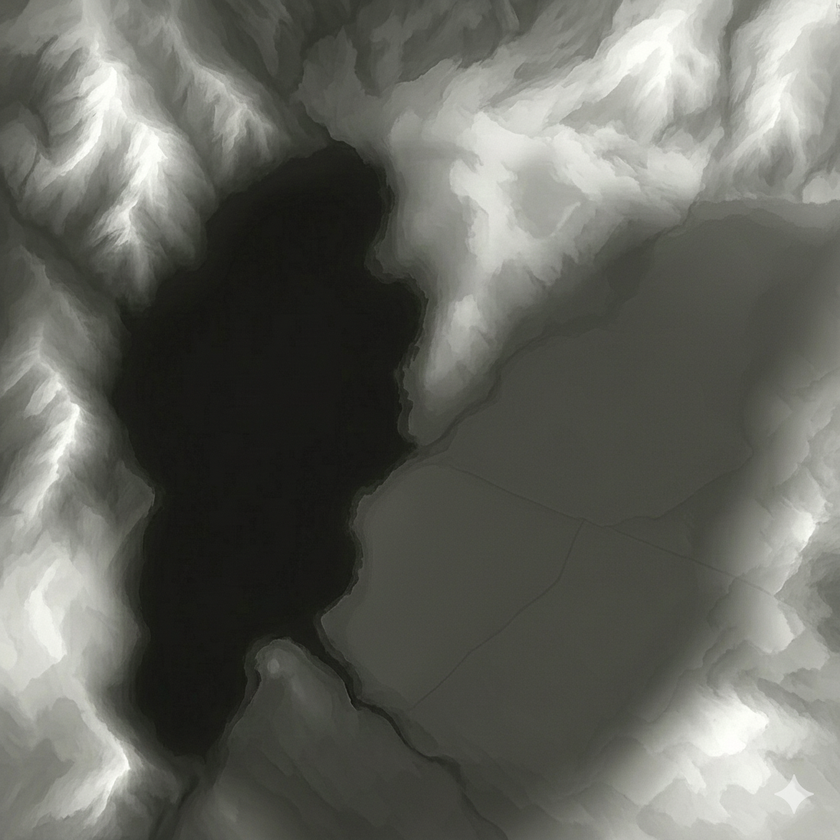
#> input picture images/input/perlin_noise.png, 840 x 840 px, shrunk from 1024 x 1024 before the run
$ python taille_image.py -i ../../images/input/perlin_noise.png -o out.png
#> lines starting #> are read from the running program, lines starting #| are printed output that depends on the picture
from PIL import Image
import numpy as np
import argparse

def pixeliser_image(input_path, output_path, n, m):

#> called with input_path = '../../images/input/perlin_noise.png', output_path = 'out.png', n = 256, m = 256
    img = Image.open(input_path).convert("RGB")
#> img is the input picture: PIL image 840x840 RGB; mean R, G, B 101.1, 102.1, 95.4
    width, height = img.size
#> width = 840; height = 840

    arr = np.array(img)


    block_w = width // n
#> block_w = 3
    block_h = height // m
#> block_h = 3


    pixel_img = Image.new("RGB", (n, m))
#> pixel_img: PIL image 256x256 RGB; every value is 0
    pixels = pixel_img.load()


    for i in range(n):
        for j in range(m):
            block = arr[
                j * block_h:(j + 1) * block_h,
                i * block_w:(i + 1) * block_w
            ]

            mean_color = block.mean(axis=(0, 1)).astype(int)
            pixels[i, j] = tuple(mean_color)


    pixel_img.save(output_path)
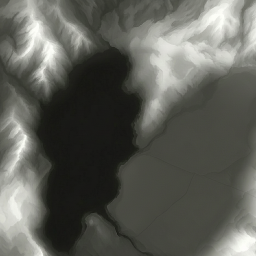
#> saved as out.png: PIL image 256x256 RGB; mean R, G, B 94.2, 95.2, 88.6
    print("Image n×m créée :", output_path)

import argparse

if __name__ == "__main__":
    parser = argparse.ArgumentParser()
    parser.add_argument("--input", "-i", required=True, help="image d'entrée")
    parser.add_argument("--output", "-o", required=True, help="image de sortie")
    parser.add_argument("--width", "-W", type=int, default=256, help="largeur en pixels")
    parser.add_argument("--height", "-H", type=int, default=256, help="hauteur en pixels")
    args = parser.parse_args()

    pixeliser_image(args.input, args.output, args.width, args.height)
